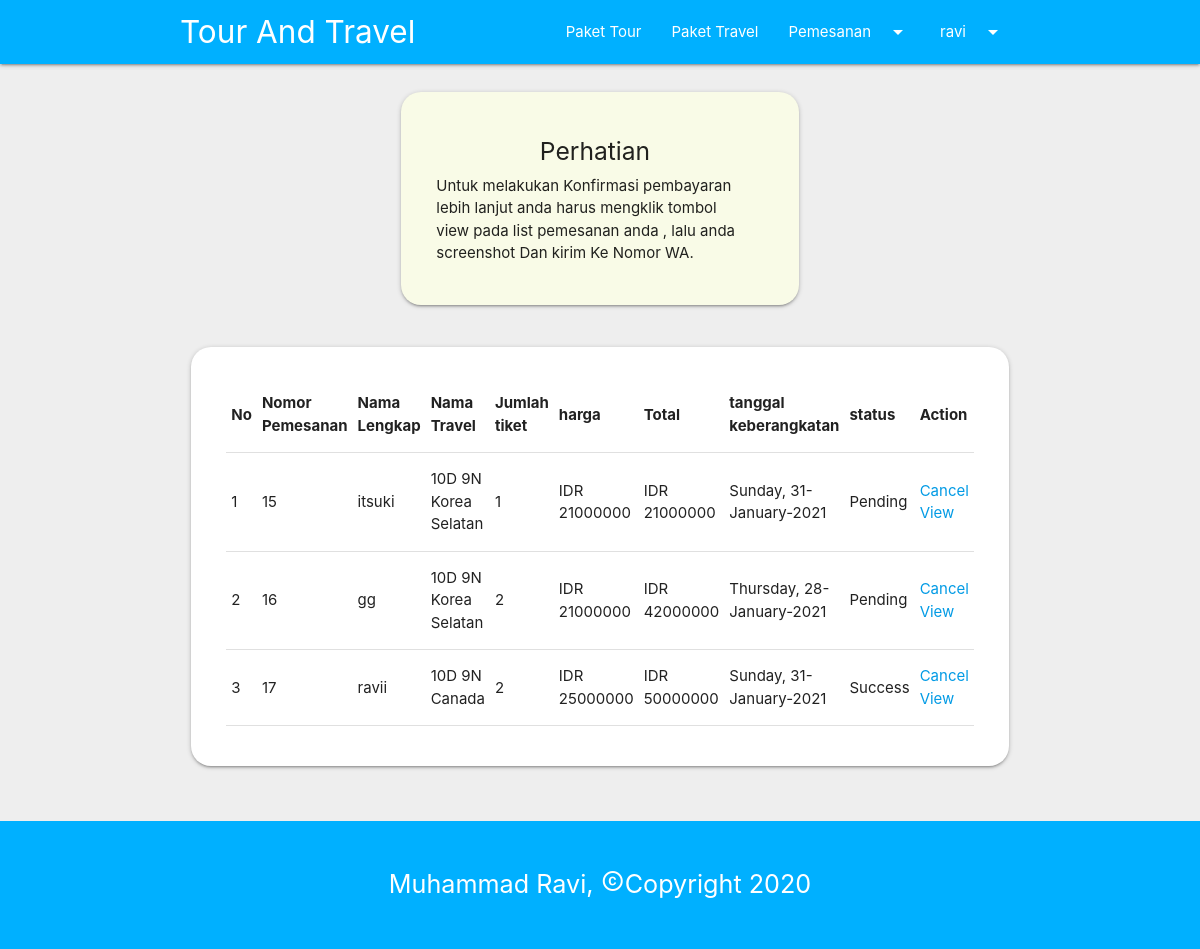
Screenshot of /pemesanan_travel.php (signed in) with the database file from the repository.
### tables this page shows
CREATE TABLE `pesanan_travel` (
  `nomor_pemesanan` int(11) NOT NULL,
  `username` varchar(255) NOT NULL,
  `nama_lengkap` varchar(255) NOT NULL,
  `nama_travel` varchar(255) NOT NULL,
  `harga` int(100) NOT NULL,
  `jumlah_tiket` int(100) NOT NULL,
  `total` int(100) NOT NULL,
  `tanggal_berangkat` date NOT NULL,
  `status` enum('Pending','Success','Cancel') NOT NULL
);

### function.php (called while the page is built, shortened)
<?php
$koneksi = mysqli_connect("localhost","root","","db_tour_travel");
function query($query) {
	global $koneksi;
	$result = mysqli_query($koneksi, $query);
	$rows = [];
	while( $row = mysqli_fetch_assoc($result)) {
		$rows[] = $row;
	}
	return $rows;
}
 ?>

### pemesanan_travel.php (the view, shortened to what this page needs)
<?php
require 'function.php';
$username = $_SESSION["username"];
$info = query("SELECT * FROM pesanan_travel WHERE username = '$username'");
 ?>
<!DOCTYPE html>
<html lang="en">
<head>
      <link rel="stylesheet" href="css/icon.css">
      <link type="text/css" rel="stylesheet" href="css/materialize.min.css"  media="screen,projection"/>
      <link rel="stylesheet" type="text/css" href="css/style.css?=1.1">
</head>
<body>
	<?php include('header.php'); ?>
	<section class="grey lighten-3">
		<div class="container">
      <div class="row">
        <div class="col m6 s12 offset-m3">
            <div class="card-panel lime lighten-5">
              <h5 class="center">Perhatian</h5>
            <span>Untuk melakukan Konfirmasi pembayaran lebih lanjut anda harus mengklik tombol view pada list pemesanan anda , lalu anda screenshot Dan kirim Ke Nomor WA.
            </span>
            </div>
          </div>
      </div>
		    <div class="row">
			     <div class="col s12">
            <div class="card-panel">
                <table class="responsive-table">
                  <thead>
                    <tr>
                      <th>No</th>
                      <th>Nomor Pemesanan</th>
                      <th>Nama Lengkap</th>
                      <th>Nama Travel</th>
                      <th>Jumlah tiket</th>
                      <th>harga</th>
                      <th>Total</th>
                      <th>tanggal keberangkatan</th>
                      <th>status</th>
                      <th>Action</th>
                    </tr>
                  </thead>
                    <tbody>
                      <?php $id=1; ?>
                      <?php foreach($info as $data) :?>
                        <tr>
                          <td><?php echo $id; ?></td>
                          <td><?php echo $data["nomor_pemesanan"]; ?></td>
                          <td><?php echo $data["nama_lengkap"]; ?></td>
                          <td><?php echo $data["nama_travel"]; ?></td>
                          <td><?php echo $data["jumlah_tiket"]; ?></td>
                          <td>IDR <?php echo $data["harga"]; ?></td>
                          <td>IDR <?php echo $data["total"]; ?></td>
                          <td><?php $tanggal = $data["tanggal_berangkat"];
                            echo date("l, d-F-Y", strtotime($tanggal)); ?></td>
                          <td><?php echo $data["status"]; ?></td>
                          <td><a href="cancel_travel.php?id=<?php echo $data["nomor_pemesanan"]; ?>">Cancel</a>
                              <a href="view_travel.php?id=<?php echo $data["nomor_pemesanan"]; ?>">View</a>
                          </td>
                        </tr>
                      <?php $id++; ?>
                      <?php endforeach; ?>
                    </tbody>
                  </table>
                  </div>
            </div>
			 </div>
		</div>
	</section>
  <?php include('footer.php'); ?>
</body>
</html>

### css/style.css (style rules this page uses)
section, footer { padding: 20px 0; }
.card-panel { padding-right: 45px !important; padding-left: 35px !important; border-radius:20px; padding-top: 30px !important; padding-bottom: 40px !important; cursor: pointer; transition: 1s; }

### rows the page displays
pesanan_travel: nomor_pemesanan "15", nama_lengkap "itsuki", nama_travel "10D 9N Korea Selatan", jumlah_tiket "1", harga "21000000", total "21000000", tanggal_berangkat "Sunday, 31-January-2021", status "Pending"
pesanan_travel: nomor_pemesanan "16", nama_lengkap "gg", nama_travel "10D 9N Korea Selatan", jumlah_tiket "2", harga "21000000", total "42000000", tanggal_berangkat "Thursday, 28-January-2021", status "Pending"
pesanan_travel: nomor_pemesanan "17", nama_lengkap "ravii", nama_travel "10D 9N Canada", jumlah_tiket "2", harga "25000000", total "50000000", tanggal_berangkat "Sunday, 31-January-2021", status "Success"

### other values shown
$_SESSION["username"] "ravi"
